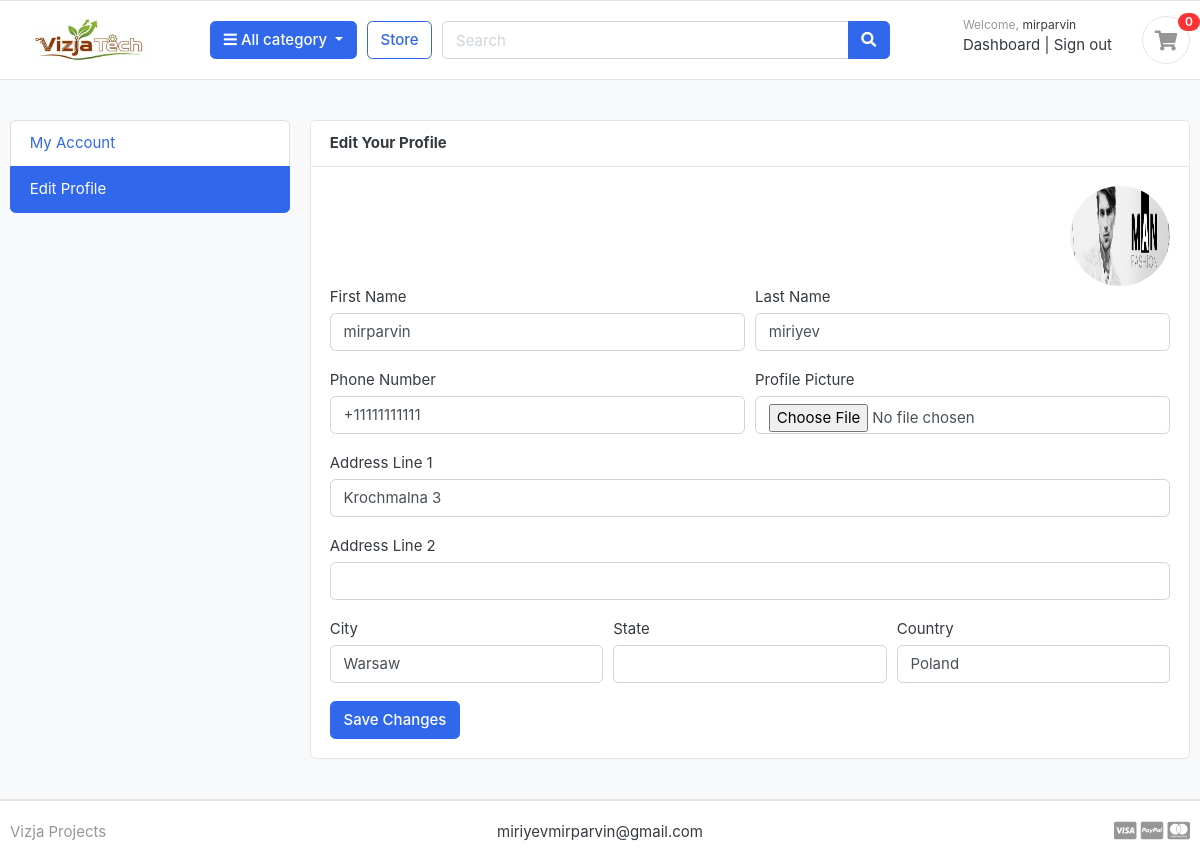
/accounts/edit_profile/ (signed in), run on the app's committed database.
### accounts/models.py (models this page shows, shortened)
class Account(AbstractBaseUser):
    first_name = models.CharField(max_length=50)
    last_name = models.CharField(max_length=50)
    username = models.CharField(max_length=50, unique=True)
    email = models.EmailField(max_length=100, unique=True)
    phone_number = models.CharField(max_length=50)
    date_joined = models.DateTimeField(auto_now_add=True)
    last_login = models.DateTimeField(auto_now_add=True)
    is_admin = models.BooleanField(default=False)
    is_staff = models.BooleanField(default=False)
    is_active = models.BooleanField(default=False)
    is_superadmin = models.BooleanField(default=False)
    USERNAME_FIELD = 'email'
    REQUIRED_FIELDS = ['username', 'first_name', 'last_name']
    objects = MyAccountManager()

class UserProfile(models.Model):
    user = models.OneToOneField(Account, on_delete=models.CASCADE)
    address_line_1 = models.CharField(blank=True, max_length=100)
    address_line_2 = models.CharField(blank=True, max_length=100)
    profile_picture = models.ImageField(blank=True, upload_to='userprofile')
    city = models.CharField(blank=True, max_length=20)
    state = models.CharField(blank=True, max_length=20)
    country = models.CharField(blank=True, max_length=20)

### accounts/views.py (the view)
# urls.py: path('edit_profile/', views.edit_profile, name='edit_profile'),
@login_required(login_url='login')
def edit_profile(request):
    userprofile, created = UserProfile.objects.get_or_create(user=request.user)
    if request.method == 'POST':
        user_form = UserForm(request.POST, instance=request.user)
        profile_form = UserProfileForm(request.POST, request.FILES, instance=userprofile)
        if user_form.is_valid() and profile_form.is_valid():
            user_form.save()
            profile_form.save()
            messages.success(request, 'Your profile has been updated.')
            return redirect('edit_profile')
    else:
        user_form = UserForm(instance=request.user)
        profile_form = UserProfileForm(instance=userprofile)
    context = {
        'user_form': user_form,
        'profile_form': profile_form,
        'userprofile': userprofile,
    }
    return render(request, 'accounts/edit_profile.html', context)

### accounts/forms.py
class UserForm(forms.ModelForm):
    class Meta:
        model = Account
        fields = ('first_name', 'last_name', 'phone_number')
    def __init__(self, *args, **kwargs):
        super(UserForm, self).__init__(*args, **kwargs)
        for field in self.fields:
            self.fields[field].widget.attrs['class'] = 'form-control'

class UserProfileForm(forms.ModelForm):
    profile_picture = forms.ImageField(required=False, error_messages={'invalid':("Image files only")}, widget=forms.FileInput)
    class Meta:
        model = UserProfile
        fields = ('address_line_1', 'address_line_2', 'city', 'state', 'country', 'profile_picture')
    def __init__(self, *args, **kwargs):
        super(UserProfileForm, self).__init__(*args, **kwargs)
        for field in self.fields:
            self.fields[field].widget.attrs['class'] = 'form-control'

### carts/context_processors.py (called while the page is built)
def counter(request):
    cart_count = 0
    if 'admin' in request.path:
        return {}
    else:
        try:
            if request.user.is_authenticated:
                cart_items = CartItem.objects.all().filter(user=request.user)
            else:
                cart = Cart.objects.filter(cart_id=_cart_id(request))
                cart_items = CartItem.objects.all().filter(cart=cart[:1])
            for cart_item in cart_items:
                cart_count += cart_item.quantity
        except Cart.DoesNotExist:
            cart_count = 0
    return dict(cart_count=cart_count)

### category/context_processors.py (called while the page is built)
def menu_links(request):
    links = Category.objects.all()
    return dict(links=links)

### category/models.py (called while the page is built)
    def get_url(self):
        return reverse('products_by_category', args=[self.slug])

### templates/accounts/edit_profile.html (shortened to what this page needs)
{% extends 'base.html' %}
{% block content %}
<section class="section-content padding-y bg">
    <div class="container">
        <div class="row">
            <aside class="col-md-3">
                <ul class="list-group">
                    <a class="list-group-item" href="{% url 'dashboard' %}"> My Account </a>
                    <a class="list-group-item active" href="{% url 'edit_profile' %}"> Edit Profile </a>
                </ul>
            </aside>
            <main class="col-md-9">
                <article class="card">
                    <header class="card-header"><strong class="d-inline-block mr-3">Edit Your Profile</strong></header>
                    <div class="card-body">
                        <div class="text-right">
                            {% if userprofile.profile_picture and userprofile.profile_picture.url %}
                                <img src="{{ userprofile.profile_picture.url }}" alt="Profile Picture" width="100" height="100" style="border-radius:50px;">
                            {% else %}
                                <img src="https://via.placeholder.com/100" alt="Default Profile" width="100" height="100" style="border-radius:50px;">
                            {% endif %}
                        </div>
                        <form action="{% url 'edit_profile' %}" method="POST" enctype="multipart/form-data">
                            <div class="form-row">
                                <div class="form-group col-md-6"><label>First Name</label>{{user_form.first_name}}</div>
                                <div class="form-group col-md-6"><label>Last Name</label>{{user_form.last_name}}</div>
                            </div>
                            <div class="form-row">
                                <div class="form-group col-md-6"><label>Phone Number</label>{{user_form.phone_number}}</div>
                                <div class="form-group col-md-6"><label>Profile Picture</label>{{profile_form.profile_picture}}</div>
                            </div>
                            <div class="form-group"><label>Address Line 1</label>{{profile_form.address_line_1}}</div>
                            <div class="form-group"><label>Address Line 2</label>{{profile_form.address_line_2}}</div>
                            <div class="form-row">
                                <div class="form-group col-md-4"><label>City</label>{{profile_form.city}}</div>
                                <div class="form-group col-md-4"><label>State</label>{{profile_form.state}}</div>
                                <div class="form-group col-md-4"><label>Country</label>{{profile_form.country}}</div>
                            </div>
                            <input type="submit" value="Save Changes" class="btn btn-primary">
                        </form>
                    </div>
                </article>
            </main>
        </div>
    </div>
</section>
{% endblock %}

### templates/includes/navbar.html (shortened to what this page needs)
{%load static%}
 <header class="section-header">
<section class="header-main border-bottom">
    <div class="container">
<div class="row align-items-center">
    <div class="col-lg-2 col-md-3 col-6">
        <a href="{%url 'home'%}" class="brand-wrap">
            <img class="logo" src="{%static './images/vizja-tech.jpg' %}">
        </a>
    </div>
    <div class="col-lg col-sm col-md col-6 flex-grow-0">
        <div class="category-wrap dropdown d-inline-block float-right">
            <button type="button" class="btn btn-primary dropdown-toggle" data-toggle="dropdown">
                <i class="fa fa-bars"></i> All category
            </button>
        </div>
    </div>
    <a href="{%url 'store'%}" class="btn btn-outline-primary">Store</a>
    <div class="col-lg  col-md-6 col-sm-12 col">
        <form action="{% url 'search' %}" class="search" method ='GET'>
            <div class="input-group w-100">
                <input type="text" class="form-control" style="width:60%;" placeholder="Search" name="keyword">
                <div class="input-group-append">
                  <button class="btn btn-primary" type="submit">
                    <i class="fa fa-search"></i>
                  </button>
                </div>
            </div>
        </form>
    </div>
    <div class="col-lg-3 col-sm-6 col-8 order-2 order-lg-3">
                <div class="d-flex justify-content-end mb-3 mb-lg-0">
                    <div class="widget-header">
                        {% if user.id is None %}
                        <small class="title text-muted">Welcome guest!</small>
                        <div>
                            <a href="{% url 'login' %}">Sign in</a> <span class="dark-transp"> | </span>
                            <a href="{% url 'register' %}"> Register</a>
                        </div>
                        {% else %}
                        <small class="title text-muted">Welcome, <a href="{% url 'dashboard' %}">{{ user.first_name }}</a></small>
                        <div>
                            <a href="{% url 'dashboard' %}">Dashboard</a> <span class="dark-transp"> | </span>
                            <a href="{% url 'logout' %}">Sign out</a>
                        </div>
                        {% endif %}
                    </div>
                    <a href="{%url 'cart'%}" class="widget-header pl-3 ml-3">
                        <div class="icon icon-sm rounded-circle border"><i class="fa fa-shopping-cart"></i></div>
                        <span class="badge badge-pill badge-danger notify">{{cart_count}}</span>
                    </a>
                </div>
            </div>
</div>
    </div>
</section>
</header>

### vizja_tech/static/css/ui.css (style rules this page uses)
html { font-family: "Inter", sans-serif; font-size: 15px; }
.icon-xs, .icon-sm, .icon-md, .icon-lg { display: inline-block; text-align: center; flex-shrink: 0; flex-grow: 0; }
.icon-sm { width: 48px; height: 48px; line-height: 48px !important; font-size: 20px; }
.padding-y { padding-top: 40px; padding-bottom: 40px; }
article:after, .form-group:after { display: block; clear: both; content: ""; }
.bg { background-color: #f8f9fa; }
.header-main { position: relative; padding-top: 1rem; padding-bottom: 1rem; }
.brand-wrap .logo, .navbar-brand .logo { margin-right: 7px; max-height: 42px; display: inline-block; }
.widget-header { display: inline-block; vertical-align: middle; position: relative; }
.widget-header a { color: #343a40; }
.widget-header i { color: #969696; }
.widget-header .title { display: block; }
.widget-header .notify { position: absolute; top: -3px; right: -10px; }
.notify { position: absolute; top: -4px; right: -10px; display: inline-block; padding: 0.25em 0.6em; font-size: 12px; line-height: 1; text-align: center; border-radius: 3rem; color: #fff; background-color: #fa3434; }

### templates/base.html (style rules this page uses)
html, body { height: 100%; }
body { display: flex; flex-direction: column; }

### data on the page
Account: first_name "mirparvin", last_name "miriyev", phone_number "+11111111111"
UserProfile: profile_picture (picture), address_line_1 "Krochmalna 3", city "Warsaw", country "Poland"

### other printed values
{{ cart_count }} "0"
